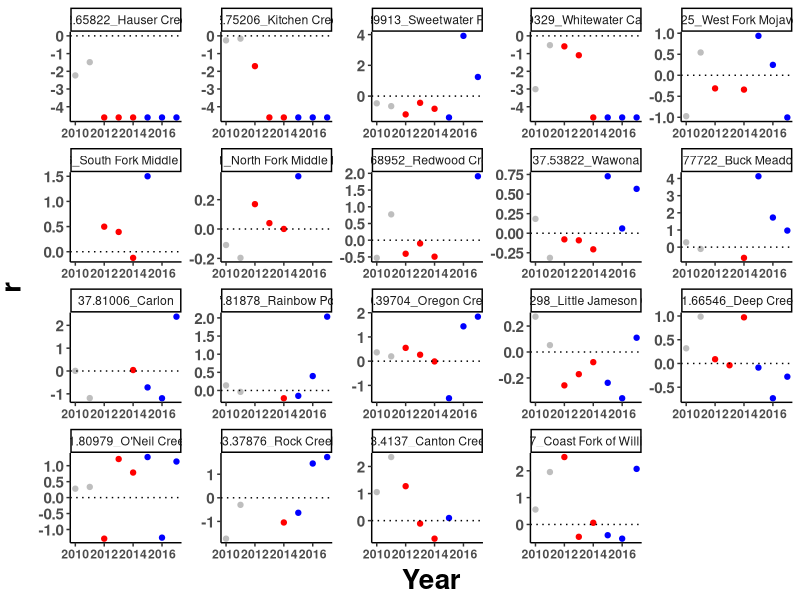

Here is the R script that generated this plot: (Note: this script raises an error after producing the figure.)
#### PROJECT: Evolutionary rescue of Mimulus cardinalis populations during extreme drought
#### PURPOSE OF THIS SCRIPT: Produce demography graphs for publication
#### AUTHOR: Amy Angert & Daniel Anstett
#### DATE LAST MODIFIED: 20250610


#*******************************************************************************
#### 0. Clean workspace and load required packages
#*******************************************************************************

# Remove objects and clear workspace
rm(list = ls(all=TRUE))

# Make vector of packages needed
packages_needed <- c("tidyverse", "RColorBrewer","cowplot")

# Install packages needed (if not already installed)
for (i in 1:length(packages_needed)){
  if(!(packages_needed[i] %in% installed.packages())){install.packages(packages_needed[i])}
}

# Load packages needed
for (i in 1:length(packages_needed)){
  library(packages_needed[i], character.only = TRUE)
}


#*******************************************************************************
### 1. Read in lambda estimates for each site and year 
#*******************************************************************************
dat <- read.csv("data/demography data/siteYear.lambda_2010-2019.csv") %>% 
  mutate(Site.Name=paste(Latitude, Site, sep="_")) %>% 
  mutate(r = log(lambda+0.01)) %>%  #add small value so lambdas=0 doesn't turn to NA)
  filter(Year!=2018) %>% 
  filter(Site!="Mill Creek")

# add color ramp column
color <- read_csv("data/genomic_data/pop_meta_data.csv") %>% 
  dplyr::select(Site, Lat.Color) %>% 
  unique()

dat <- left_join(dat, color)

dat_pre <- dat %>% filter(Year<2012)
dat_drought <- dat %>% filter(between(Year,2012,2014))
dat_recovery <- dat %>% filter(between(Year,2015,2017))
dat_post <- dat %>% filter(Year>2017)
dat_decline <- dat %>% filter(Year<2015)


#*******************************************************************************
### 1. Visualize estimates over time for all sites (Fig S1)
#*******************************************************************************

#Decline & Recovery (Old Figure S1)
ggplot(dat, aes(x=Year, y=r)) +
  geom_point(data=filter(dat, Year<2012), col="grey") +
  geom_point(data=filter(dat, between(Year,2012,2014)), col="red") +
  geom_point(data=filter(dat, between(Year,2015,2017)), col="blue") +
  geom_point(data=filter(dat, Year>2017), col="grey") +
  scale_y_continuous(name="r")+ 
  scale_x_continuous(name="Year", limits=c(2010,2017))+
  geom_hline(yintercept=0, linetype="dotted") +
  facet_wrap(~Site.Name, scale="free") + theme_classic() + theme(
    axis.text.x=element_text(face="bold"),
    axis.text.y=element_text(size=11, face="bold"),
    axis.title.x=element_text(color="black", size=20, vjust=0.5, face="bold"),
    axis.title.y=element_text(color="black", size=20,vjust=2, face="bold", hjust=0.5))

ggsave("Graphs/Demography/01_decline_recovery.pdf",width=14, height = 8, units = "in")

# Alternative depiction in same style as climate-year graphs
r_spag_plot<-ggplot() + 
  geom_line(stat="smooth",data=dat, aes(y=r, x=Year, group=Latitude, col=as.factor(Latitude)), alpha=0.75, linewidth = 1.5, se=FALSE) + 
  xlab("Year") + 
  ylab("Mean Population Growth rate") +
  geom_hline(yintercept=0) +
  theme_classic() +
  scale_x_continuous(breaks=c(2010,2012,2014,2016,2018))+
  scale_color_manual(values=rev(unique(dat$Lat.Color))) 
r_spag_plot
ggsave("Graphs/Demography/01_decline_recovery_spaghetti.pdf",width=6, height = 8, units = "in")

#*******************************************************************************
### 2. Visualize mean estimates over each period for all sites
#*******************************************************************************

r_means <- read.csv("data/demography data/siteYear.lambda_responses_2010-2019.csv") %>% 
  dplyr::select(Site,Paper_ID,Latitude,Longitude,Lat.Color,mean.r.pre,mean.r.drought,mean.r.recovery) %>%  
  arrange(Latitude)

r_se <- read.csv("data/demography data/siteYear.lambda_responses_2010-2019.csv") %>% 
  dplyr::select(Site,Paper_ID,Latitude,Longitude,Lat.Color,se.r.pre,se.r.drought,se.r.recovery) %>%  
  arrange(Latitude)

# pivot longer for plotting
r_means_long <- r_means %>% 
  pivot_longer(cols=mean.r.pre:mean.r.recovery, names_to="time", values_to="mean_r")
r_means_long$time <- gsub("mean.r.", "", r_means_long$time)

r_se_long <- r_se %>% 
  pivot_longer(cols=se.r.pre:se.r.recovery, names_to="time", values_to="se_r")
r_se_long$time <- gsub("se.r.", "", r_means_long$time)

r_long <- left_join(r_means_long, r_se_long) %>% 
  mutate(ymin=mean_r-se_r,
         ymax=mean_r+se_r)

# set level orders to reflect time
level_order_all = c("pre", "drought", "recovery")

# all three time periods (alternative Fig S1, option 1)
dodge <- position_dodge(width=0.2)


colours_in<-r_long %>% 
  dplyr::select(Latitude, Lat.Color) 

colours_in_to_plot<-unique(colours_in) #%>% filter(Lat.Color=="#FDB567") #remove this population because it doesn't have drought r value

#r_long_test<-r_long %>% filter(Lat.Color=="#FDB567")
ggplot(r_long, aes(x=factor(time, level=level_order_all), y=mean_r, group=Latitude, fill=as.factor(Latitude))) +
  facet_wrap(~Latitude, scale="free") +
  geom_line(aes(colour=as.factor(Latitude)), position=dodge, size=1.5) +
  geom_point(shape=21, size=3, position=dodge) +
  #geom_errorbar(aes(ymin=ymin, ymax=ymax, colour=as.factor(Latitude)), width=0.1, position=dodge) +
  scale_fill_manual(values=colours_in_to_plot$Lat.Color, 
                     labels = unique(r_long$Paper_ID) ) +
  scale_color_manual(values=colours_in_to_plot$Lat.Color, 
                    labels = unique(r_long$Paper_ID )) +
  #scale_color_manual(values=unique(r_long$Lat.Color), aesthetics=c("color", "fill")) +
  scale_y_continuous(name="Mean Population Growth Rate")+ 
  scale_x_discrete(name="Time Period", labels=c("Pre-drought", "Drought", "Recovery")) + 
  geom_hline(yintercept=0) +
  theme_classic() + theme(
    axis.text.x=element_text(size=16,face="bold"),
    axis.text.y=element_text(size=16,face="bold"),
    axis.title.x=element_text(color="black", size=20, vjust=0.5, face="bold"),
    axis.title.y=element_text(color="black", size=20,vjust=2, face="bold", hjust=0.5),
    strip.background=element_blank(), 
    strip.text.x=element_blank(),
    legend.text = element_text(size = 14),
    legend.key.size = unit(2, "lines"),
    legend.key.height = unit(1.6, "lines"), #Reduce height
    legend.title=element_blank())+
  guides(color = guide_legend(reverse = TRUE, override.aes = list(linetype = 0)),
    fill  = guide_legend(reverse = TRUE))
ggsave("Graphs/Demography/01b_decline_recovery_rmeans_faceted.pdf",width=8, height = 6.5, units = "in")

r_long <- r_long %>% mutate(time_num = ifelse(time=="pre", 1, ifelse(time=="drought", 2, 3)))

U_mod_raw_lin <- lm(mean_r ~ time_num, data=r_long)
U_mod_raw_quad <- lm(mean_r ~ poly(time_num,2), data=r_long)
AIC(U_mod_raw_lin, U_mod_raw_quad)

#Pre-drought to drought period
dodge <- position_dodge(width=0.2)
r_long_early <- r_long %>% filter(time!="recovery") %>% droplevels()
level_order_pre = c("pre", "drought")

colours_in<-r_long_early %>% 
  dplyr::select(Latitude, Lat.Color) 

colours_in_to_plot<-unique(colours_in) #%>% filter(Lat.Color!="#FDB567") #remove this population because it doesn't have drought r value


a <- ggplot(r_long_early, aes(x=factor(time, level=level_order_pre), y=mean_r, group=Latitude, fill=as.factor(Latitude))) +
  geom_point(shape=21, size=4, position=dodge) +
  geom_errorbar(aes(ymin=ymin, ymax=ymax, colour=as.factor(Latitude)), width=0.1, position=dodge) +
  geom_line(aes(colour=as.factor(Latitude)), position=dodge, size=1.5) +
  #scale_color_manual(values=colours_in_to_plot$Lat.Color, 
  #                   labels=round(colours_in_to_plot$Latitude,1),aesthetics=c("color", "fill")) +
  scale_fill_manual(values=colours_in_to_plot$Lat.Color, 
                    labels = unique(r_long_early$Paper_ID) ) +
  scale_color_manual(values=colours_in_to_plot$Lat.Color, 
                     labels = unique(r_long_early$Paper_ID )) +
  scale_y_continuous(name="Mean Population Growth Rate")+ 
  scale_x_discrete(name="Time Period", labels=c("Pre-drought", "Drought")) + 
  geom_hline(yintercept=0) +
  theme_classic() + theme(
    axis.text.x = element_text(size=16, face="bold"),
    axis.text.y = element_text(size=16, face="bold"),
    axis.title.x = element_text(color="black", size=24, vjust=0.5, face="bold"),
    axis.title.y = element_text(color="black", size=24,vjust=2, face="bold", hjust=0.5),
    strip.background=element_blank(), 
    strip.text.x=element_blank(),
    legend.title=element_blank())+
    guides(color = guide_legend(reverse = TRUE, override.aes = list(linetype = 0)),
       fill  = guide_legend(reverse = TRUE))
a
ggsave("Graphs/Demography/01c_decline.pdf",a, width=6, height = 8, units = "in")

#Drought to recovery period
r_long_late <- r_long %>% filter(time!="pre") %>% droplevels()
level_order_post = c("drought", "recovery")

colours_in<-r_long_late %>% 
  dplyr::select(Latitude, Lat.Color) 

colours_in_to_plot<-unique(colours_in) #%>% filter(Lat.Color!="#FDB567") #remove this population because it doesn't have drought r value


b <- ggplot(r_long_late, aes(x=factor(time, level=level_order_post), y=mean_r, group=Latitude, fill=as.factor(Latitude))) +
  geom_point(shape=21, size=4, position=dodge) +
  geom_line(aes(colour=as.factor(Latitude)), position=dodge, size=1.5) +
  geom_errorbar(aes(ymin=ymin, ymax=ymax, colour=as.factor(Latitude)), width=0.1, position=dodge) +
  scale_y_continuous(name="Mean Population Growth Rate")+ 
  scale_x_discrete(name="Time Period", labels=c("Drought", "Recovery")) + 
  scale_fill_manual(values=colours_in_to_plot$Lat.Color, 
                    labels = unique(r_long_early$Paper_ID) ) +
  scale_color_manual(values=colours_in_to_plot$Lat.Color, 
                     labels = unique(r_long_early$Paper_ID )) +
  geom_hline(yintercept=0) +
  theme_classic() + theme(
    axis.text.x = element_text(size=16, face="bold"),
    axis.text.y = element_text(size=16,face="bold"),
    axis.title.x = element_text(color="black", size=24, vjust=0.5, face="bold"),
    axis.title.y = element_text(color="black", size=24, vjust=2, face="bold", hjust=0.5),
    strip.background = element_blank(), 
    strip.text.x = element_blank(),
    legend.title = element_blank())+
  guides(color = guide_legend(reverse = TRUE, override.aes = list(linetype = 0)),
         fill  = guide_legend(reverse = TRUE))
b
ggsave("Graphs/Demography/01d_recovery.pdf",b, width=6, height = 8, units = "in")


# sensitivity test: remove 3 extirpated populations
r_long_late_cull <- filter(r_long_late, mean_r>-2)

colours_in<-r_long_late_cull %>% 
  dplyr::select(Latitude, Lat.Color) 

colours_in_to_plot<-unique(colours_in) #%>% filter(Lat.Color!="#FDB567") #remove this population because it doesn't have drought r value



ggplot(r_long_late_cull, aes(x=factor(time, level=level_order_post), y=mean_r, group=Latitude, fill=as.factor(Latitude))) +
  geom_point(shape=21, size=3, position=dodge) +
  geom_line(aes(colour=as.factor(Latitude)), position=dodge, size=1.5) +
  geom_errorbar(aes(ymin=ymin, ymax=ymax, colour=as.factor(Latitude)), width=0.1, position=dodge) +
  scale_y_continuous(name="Mean r")+ 
  scale_x_discrete(name="Time Period", labels=c("Drought", "Recovery")) + 
  scale_color_manual(values=colours_in_to_plot$Lat.Color, 
                     labels=round(colours_in_to_plot$Latitude,1),aesthetics=c("color", "fill")) +
  geom_hline(yintercept=0) +
  theme_classic() + theme(
    axis.text.x = element_text(face="bold"),
    axis.text.y = element_text(size=11,face="bold"),
    axis.title.x = element_text(color="black", size=20, vjust=0.5, face="bold"),
    axis.title.y = element_text(color="black", size=20, vjust=2, face="bold", hjust=0.5),
    strip.background = element_blank(), 
    strip.text.x = element_blank(),
    legend.title = element_blank()) +
  guides(color = guide_legend(override.aes = list(linetype = 0)))
ggsave("Graphs/Demography/01e_recovery_cull.pdf",width=14, height = 8, units = "in")



#*******************************************************************************
### 3. Visualize decline over time for exemplar site (Old Fig 1D)
#*******************************************************************************

#Little Jamison 
dat_little <- dat %>% 
  filter(Site=="Little Jameson Creek") %>% 
  filter(Year<2015)
plot_3 <- ggplot(dat_little, aes(x=Year, y=r)) + 
  geom_point(size=4,shape=21,fill="#9BD7A4") +
  scale_y_continuous(name="r") + 
  scale_x_continuous(name="") +
  geom_hline(yintercept=0, linetype="dotted",size=0.8) + 
  theme_classic() + 
  theme(
    axis.text.x=element_text(size=18,face="bold"),
    axis.text.y=element_text(size=18,face="bold"),
    axis.title.x=element_text(color="black", size=20, vjust=0.5, face="bold"),
    axis.title.y=element_text(color="black", size=22, vjust=2, face="bold", hjust=0.5))
plot_3
ggsave("Graphs/Demography/sites/05_little_jamison.pdf",width=5, height=4, units="in")



#*******************************************************************************
### 4. Try expressing changes normalized to starting lambda per reviewer 2
#*******************************************************************************

r_means_norm <- r_means %>% 
  mutate(delta.r.drought.norm = (mean.r.drought-mean.r.pre)/abs(mean.r.pre),
#         delta.r.recovery.norm = (mean.r.recovery-mean.r.drought)/abs(mean.r.drought),
         delta.r.recovery.norm = (mean.r.recovery-mean.r.drought)/abs(mean.r.pre),
         rel.start = mean.r.pre/mean.r.pre)
write_csv(r_means_norm, "data/demography data/site_r_means.csv")

r_means_norm_long <- r_means_norm %>% 
  pivot_longer(cols=delta.r.drought.norm:rel.start, names_to="time", values_to="mean_r_norm")

colours_in<-r_means_norm_long %>% 
  dplyr::select(Latitude, Lat.Color) 

colours_in_to_plot<-unique(colours_in) #%>% filter(Lat.Color!="#FDB567") #remove this population because it doesn't have drought r value


r_means_norm_long_drought <- r_means_norm_long %>% filter(time!="delta.r.recovery.norm") %>% droplevels()
level_order_drought = c("rel.start", "delta.r.drought.norm")
dodge <- position_dodge(width=0.2)

colours_in<-r_means_norm_long_drought %>% 
  dplyr::select(Latitude, Lat.Color) 

colours_in_to_plot<-unique(colours_in) #%>% filter(Lat.Color!="#FDB567") #remove this population because it doesn't have drought r value

level_order_all = c("rel.start", "delta.r.drought.norm", "delta.r.recovery.norm")
dodge <- position_dodge(width=0.2)

# normalized trajectories (all relative to starting lambda pre-drought) = attempt at normalized U-shape
e <- ggplot(filter(r_means_norm_long, Site!="South Fork Middle Fork Tule"), aes(x=factor(time, level=level_order_all), y=mean_r_norm, group=Latitude, fill=as.factor(Latitude))) +
  facet_wrap(~Latitude, scale="free")+
  geom_point(shape=21, size=3, position=dodge) +
  #geom_errorbar(aes(ymin=ymin, ymax=ymax, colour=as.factor(Latitude)), width=0.1, position=dodge) +
  geom_line(aes(colour=as.factor(Latitude)), position=dodge, size=1.5) +
  scale_fill_manual(values=colours_in_to_plot$Lat.Color, 
                    labels = unique(r_means_norm_long$Paper_ID) ) +
  scale_color_manual(values=colours_in_to_plot$Lat.Color, 
                     labels = unique(r_means_norm_long$Paper_ID )) +
  scale_y_continuous(name="Normalized r")+ 
  scale_x_discrete(name="Time Period", labels=c("Pre", "Drght", "Recov")) + 
  geom_hline(yintercept=1) +
  theme_classic() + theme(
    axis.text.x = element_text(face="bold"),
    axis.text.y = element_text(size=11, face="bold"),
    axis.title.x = element_text(color="black", size=20, vjust=0.5, face="bold"),
    axis.title.y = element_text(color="black", size=20,vjust=2, face="bold", hjust=0.5),
    strip.background=element_blank(), 
    strip.text.x=element_blank(),
    legend.title=element_blank())+
  guides(color = guide_legend(reverse = TRUE, override.aes = list(linetype = 0)),
         fill  = guide_legend(reverse = TRUE))
e
ggsave("Graphs/Demography/r_U_norm_faceted.pdf",width=5, height=4, units="in")

r_means_norm_long <- r_means_norm_long %>% 
  mutate(time_num = ifelse(time=="delta.r.drought.norm", 2, ifelse(time=="delta.r.recovery.norm", 3, 1)))

U_mod_norm_lin <- lm(mean_r_norm ~ time_num, data=r_means_norm_long)
summary(U_mod_lin)
U_mod_norm_quad <- lm(mean_r_norm ~ poly(time_num,2), data=r_means_norm_long)
summary(U_mod_quad)
AIC(U_mod_norm_lin, U_mod_norm_quad)

#normalized decline during drought (new Fig 1D)
c <- ggplot(r_means_norm_long_drought, aes(x=factor(time, level=level_order_drought), y=mean_r_norm, group=Latitude, fill=as.factor(Latitude))) +
  geom_point(shape=21, size=3, position=dodge) +
  #geom_errorbar(aes(ymin=ymin, ymax=ymax, colour=as.factor(Latitude)), width=0.1, position=dodge) +
  geom_line(aes(colour=as.factor(Latitude)), position=dodge, size=1.5) +
  scale_fill_manual(values=colours_in_to_plot$Lat.Color, 
                    labels = unique(r_means_norm_long_drought$Paper_ID) ) +
  scale_color_manual(values=colours_in_to_plot$Lat.Color, 
                     labels = unique(r_means_norm_long_drought$Paper_ID )) +
  scale_y_continuous(name="Normalized r")+ 
  scale_x_discrete(name="Time Period", labels=c("Pre-drought", "Drought")) + 
  geom_hline(yintercept=1) +
  theme_classic() + theme(
    axis.text.x = element_text(face="bold"),
    axis.text.y = element_text(size=11, face="bold"),
    axis.title.x = element_text(color="black", size=20, vjust=0.5, face="bold"),
    axis.title.y = element_text(color="black", size=20,vjust=2, face="bold", hjust=0.5),
    strip.background=element_blank(), 
    strip.text.x=element_blank(),
    legend.title=element_blank())+
  guides(color = guide_legend(reverse = TRUE, override.aes = list(linetype = 0)),
         fill  = guide_legend(reverse = TRUE))
c
ggsave("Graphs/Demography/r_drought_norm.pdf",width=5, height=4, units="in")


#############################################################################################################

r_means_norm_long_recovery <- r_means_norm_long %>% filter(time!="delta.r.drought.norm") %>% droplevels()
level_order_drought = c("rel.start", "delta.r.recovery.norm")
dodge <- position_dodge(width=0.2)

colours_in<-r_means_norm_long_recovery %>% 
  dplyr::select(Latitude, Lat.Color) 

colours_in_to_plot<-unique(colours_in) #%>% filter(Lat.Color!="#FDB567") #remove this population because it doesn't have drought r value

d <- ggplot(r_means_norm_long_recovery, aes(x=factor(time, level=level_order_drought), y=mean_r_norm, group=Latitude, fill=as.factor(Latitude))) +
  geom_point(shape=21, size=3, position=dodge) +
  #geom_errorbar(aes(ymin=ymin, ymax=ymax, colour=as.factor(Latitude)), width=0.1, position=dodge) +
  geom_line(aes(colour=as.factor(Latitude)), position=dodge, size=1.5) +
  scale_fill_manual(values=colours_in_to_plot$Lat.Color, 
                    labels = unique(r_means_norm_long_recovery$Paper_ID) ) +
  scale_color_manual(values=colours_in_to_plot$Lat.Color, 
                     labels = unique(r_means_norm_long_recovery$Paper_ID )) +
  #scale_fill_manual(name = "Latitude (°N)",labels=round(r_means_norm_long_recovery$Latitude,1),
  #                  values=as.character(r_means_norm_long_recovery$Lat.Color)) +
  scale_y_continuous(name="Normalized r")+ 
  scale_x_discrete(name="Time Period", labels=c("Drought", "Recovery")) + 
  geom_hline(yintercept=1) +
  theme_classic() + theme(
    axis.text.x = element_text(face="bold"),
    axis.text.y = element_text(size=11, face="bold"),
    axis.title.x = element_text(color="black", size=20, vjust=0.5, face="bold"),
    axis.title.y = element_text(color="black", size=20,vjust=2, face="bold", hjust=0.5),
    strip.background=element_blank(), 
    strip.text.x=element_blank(),
    legend.title=element_blank())+
  guides(color = guide_legend(reverse = TRUE, override.aes = list(linetype = 0)),
         fill  = guide_legend(reverse = TRUE))
d

# New Fig S1, option 2
plot_grid(a, b, c, d, labels = c("A", "B", "C", "D"), label_size = 16,nrow=2)
ggsave("Graphs/Demography/r_means_4panel.pdf",width=10, height=10, units="in")
